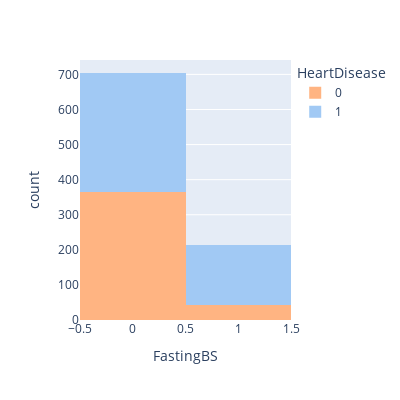

The cell this chart's notebook holds for it:
### Code cell
fig = px.histogram(df, x="FastingBS", color="HeartDisease",width=400, height=400,color_discrete_sequence= ploty_sea_color)
fig.show()

### Figure 1 — Plotly figure (JSON) as saved in the notebook; plotly's stock layout.template omitted (floating-point values rounded to 4 significant figures; data arrays with more than 128 entries replaced by an {"elided": "..."} marker saying what was removed)
{"data": [{"alignmentgroup": "True", "bingroup": "x", "hovertemplate": "HeartDisease=0<br>FastingBS=%{x}<br>count=%{y}<extra></extra>", "legendgroup": "0", "marker": {"color": "rgb(255,180,130)", "pattern": {"shape": ""}}, "name": "0", "offsetgroup": "0", "orientation": "v", "showlegend": true, "type": "histogram", "x": {"elided": "410 int values"}, "xaxis": "x", "yaxis": "y"}, {"alignmentgroup": "True", "bingroup": "x", "hovertemplate": "HeartDisease=1<br>FastingBS=%{x}<br>count=%{y}<extra></extra>", "legendgroup": "1", "marker": {"color": "rgb(161,201,244)", "pattern": {"shape": ""}}, "name": "1", "offsetgroup": "1", "orientation": "v", "showlegend": true, "type": "histogram", "x": {"elided": "508 int values"}, "xaxis": "x", "yaxis": "y"}], "layout": {"barmode": "relative", "height": 400, "legend": {"title": {"text": "HeartDisease"}, "tracegroupgap": 0}, "margin": {"t": 60}, "width": 400, "xaxis": {"anchor": "y", "domain": [0, 1], "title": {"text": "FastingBS"}}, "yaxis": {"anchor": "x", "domain": [0, 1], "title": {"text": "count"}}}}
